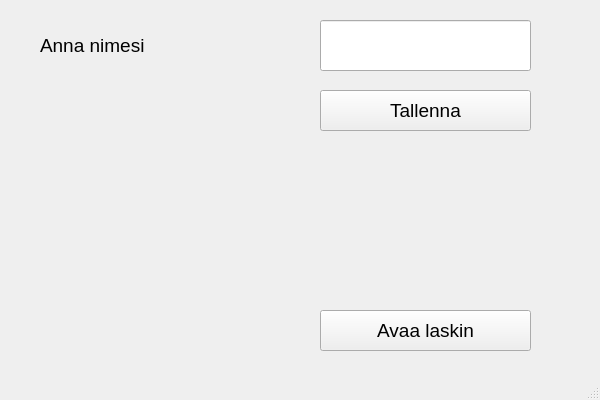
<?xml version="1.0" encoding="UTF-8"?>
<ui version="4.0">
 <class>MainWindow</class>
 <widget class="QMainWindow" name="MainWindow">
  <property name="geometry">
   <rect>
    <x>0</x>
    <y>0</y>
    <width>600</width>
    <height>400</height>
   </rect>
  </property>
  <property name="windowTitle">
   <string>MainWindow</string>
  </property>
  <widget class="QWidget" name="centralwidget">
   <widget class="QLabel" name="label">
    <property name="geometry">
     <rect>
      <x>40</x>
      <y>20</y>
      <width>161</width>
      <height>51</height>
     </rect>
    </property>
    <property name="font">
     <font>
      <pointsize>14</pointsize>
     </font>
    </property>
    <property name="text">
     <string>Anna nimesi</string>
    </property>
   </widget>
   <widget class="QLineEdit" name="textName">
    <property name="geometry">
     <rect>
      <x>320</x>
      <y>20</y>
      <width>211</width>
      <height>51</height>
     </rect>
    </property>
    <property name="font">
     <font>
      <pointsize>14</pointsize>
     </font>
    </property>
   </widget>
   <widget class="QLabel" name="labelResult">
    <property name="geometry">
     <rect>
      <x>40</x>
      <y>170</y>
      <width>491</width>
      <height>51</height>
     </rect>
    </property>
    <property name="font">
     <font>
      <pointsize>14</pointsize>
     </font>
    </property>
    <property name="text">
     <string/>
    </property>
   </widget>
   <widget class="QPushButton" name="btnSave">
    <property name="geometry">
     <rect>
      <x>320</x>
      <y>90</y>
      <width>211</width>
      <height>41</height>
     </rect>
    </property>
    <property name="font">
     <font>
      <pointsize>14</pointsize>
     </font>
    </property>
    <property name="text">
     <string>Tallenna</string>
    </property>
   </widget>
   <widget class="QPushButton" name="btnOpenCalculator">
    <property name="geometry">
     <rect>
      <x>320</x>
      <y>310</y>
      <width>211</width>
      <height>41</height>
     </rect>
    </property>
    <property name="font">
     <font>
      <pointsize>14</pointsize>
     </font>
    </property>
    <property name="text">
     <string>Avaa laskin</string>
    </property>
   </widget>
  </widget>
  <widget class="QMenuBar" name="menubar">
   <property name="geometry">
    <rect>
     <x>0</x>
     <y>0</y>
     <width>600</width>
     <height>26</height>
    </rect>
   </property>
  </widget>
  <widget class="QStatusBar" name="statusbar"/>
 </widget>
 <resources/>
 <connections/>
</ui>
